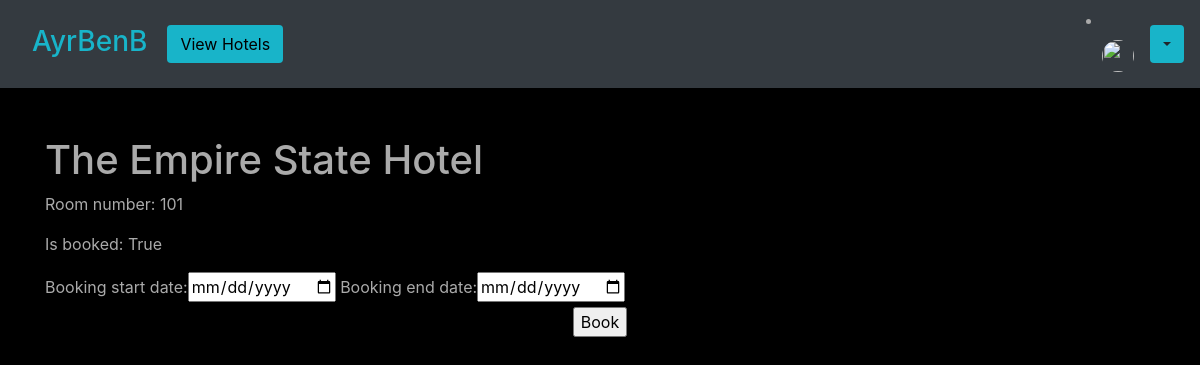
Page /hotel-room/esh-101 on the committed database.
### base/models.py (models this page shows, shortened)
class HotelRoom(models.Model):
    hotel = models.ForeignKey(Hotel, on_delete=models.CASCADE)
    room_number = models.IntegerField(blank=False, default='000')
    is_booked = models.BooleanField(default=False)
    slug = models.SlugField()

class Hotel(models.Model):
    location = models.ForeignKey(Location, on_delete=models.CASCADE, default=True, null=True)
    hotel_name = models.CharField(max_length=100)
    hotel_rating = models.IntegerField(default=1, validators=[
            MaxValueValidator(5),
            MinValueValidator(1)
        ])
    description = models.CharField(max_length=500, blank=False, default="Lorem ipsum dolor sit amet consectetur adipisicing elit.")
    slug = models.SlugField()
    image = models.ImageField(upload_to='images/', default='images/default.jpg')

### base/views.py (the view, shortened to what this page needs)
# urls.py: path('hotel-room/<slug>', views.hotel_rooms, name='hotel-room'),
def hotel_rooms(request, slug):
    hotel_room = get_object_or_404(HotelRoom, slug=slug)
    context = {
        'room': hotel_room
    }
    if request.method == 'GET':
        form = DateForm()
        print(request.GET.get(''))
        context['form'] = form
        return render(request, "base/hotel-room.html", context)

### base/forms.py
class DateForm(forms.Form):
    booking_start_date = forms.DateField(widget=DateInput)
    booking_end_date = forms.DateField(widget=DateInput)

### base/templates/base/hotel-room.html (shortened to what this page needs)
{% extends "base/base.html" %}
{% load crispy_forms_tags %}
{% block content %}
    <h1>{{ room.hotel.hotel_name }}</h1>
    <p>Room number: {{ room.room_number }}</p>
    <p>Is booked: {{ room.is_booked }}</p>
    <form method="POST">
        {{ form.as_table }}
        <p style="text-align: center"><input type="submit" value="Book"></p>
    </form>
{% endblock content %}

### base/static/base/main.css (style rules this page uses)
body { background: #fafafa00; color: #aaaaaa; background-color: #78c2c9; }
.bg-black { background-color: rgb(0, 0, 0); }

### rows in the picture
HotelRoom: hotel.hotel_name "The Empire State Hotel", room_number "101", is_booked "True"
